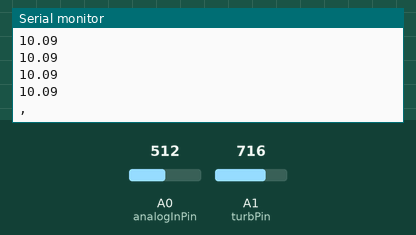
Simulated run of this sketch. Board: Arduino Uno, built with avr-gcc and run on an emulated ATmega328P. On the bench: the last lines printed to the serial monitor. The inputs (shaded band) are chosen by the test bench; at power-on: A0 (analogInPin) = 512, A1 (turbPin) = 716.

Above: at 1.2 s.
1.3 s: A0 (analogInPin) set to 716
2.8 s: A1 (turbPin) set to 716
At 4.2 s:
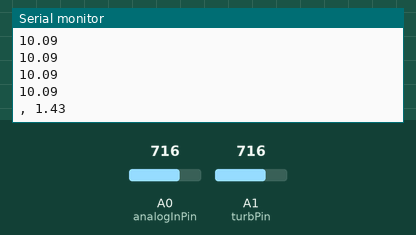
4.3 s: A0 (analogInPin) set to 900
5.8 s: A1 (turbPin) set to 900
At 8.19 s:
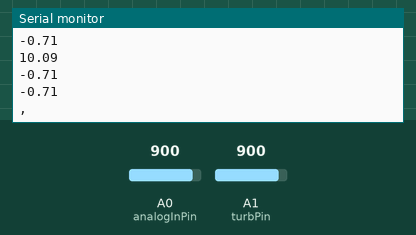

The sketch:

FINAL_CODE.ino
```cpp
#include <EEPROM.h>

//The time between each EEPROM write function call in ms
#define SAMPLE_TIME 2000

const int analogInPin = A0;
int sensorValue = 0;
int sensorValue1 = 0;
const int turbPin=A1;
unsigned long int avgValue;
float b;
int buf[10],temp;
float min = 1000000000000;
float max = 0;
boolean varSet = false;
float volt;
float ntu;


void setup(void) {
 Serial.begin(9600);
}

void loop(void) {
 for(int i=0;i<10;i++)
 {

  buf[i]=analogRead(analogInPin);

  delay(100);
 }
 for(int i=0;i<9;i++)
 {
  for(int j=i+1;j<10;j++)
  {
   if(buf[i]>buf[j])
   {
    temp=buf[i];
    buf[i]=buf[j];
    buf[j]=temp;
   }
  }
 }

 avgValue=0;
 float pHAverage = 0;

 for(int i=2;i<8;i++)
 avgValue+=buf[i];
 float pHVol=(float)avgValue*5.0/1024/6;
 float pHValue = -5.70 * pHVol + 24.34;


 pHAverage += pHValue;


 if(min > pHValue){
    min = pHValue;
 }
 if(max < pHValue){
    max = pHValue;
 }

 Serial.print(pHValue);
 Serial.println(" ");

 //print max and min pH levels overall
 //Serial.print("Highest pH = ");
 Serial.print(max);
 Serial.println(" ");
 //Serial.print("Lowest pH = ");
 Serial.print(min);
 Serial.println(" ");
 //prints the average pH
 //Serial.print("Average pH: ");
 Serial.println(pHAverage);

 //message to interpret pH level
 //if(pHAverage > 4 && pHAverage < 9) {
  //Serial.println("Water levels are normal!");
 //}
 //else if (pHAverage <= 4) {
  //Serial.println("Water is too acidic!");
// }
 //else if (pHAverage >= 9) {
  //Serial.println("Water is too basic!");
 //}

 Serial.print(", ");
 delay(3000);

 float sensorValue1 = analogRead(turbPin);

 //Serial.print("Turbidity: ");
 Serial.print(sensorValue1 / 500);

 Serial.println();
 delay (3000);


 }//end loop

 float round_to_dp( float in_value, int decimal_place )
{
  float multiplier = powf( 10.0f, decimal_place );
  in_value = roundf( in_value * multiplier ) / multiplier;
  return in_value;
}
```

Measured:
- after the input at 2.8 s, the serial monitor: prints a new line after 1.2 s (image 1)
